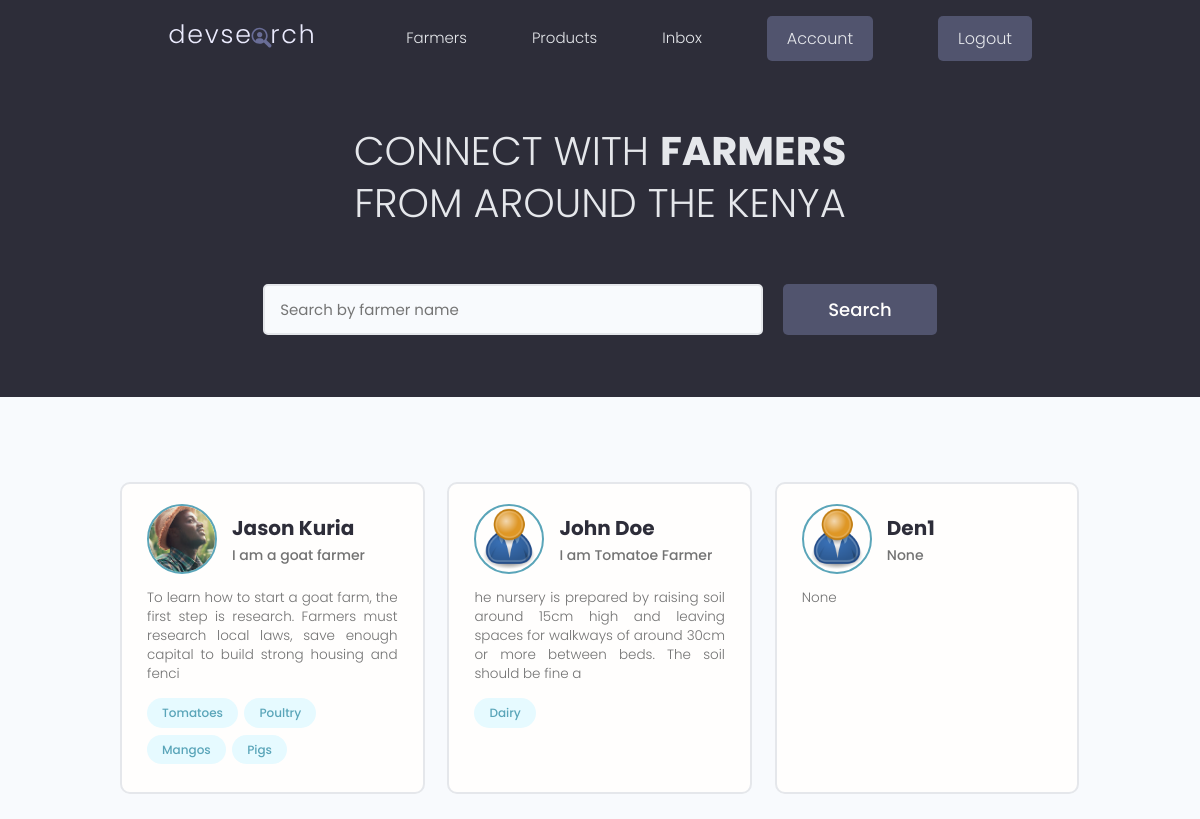
Before: / (signed in) with the older database file.
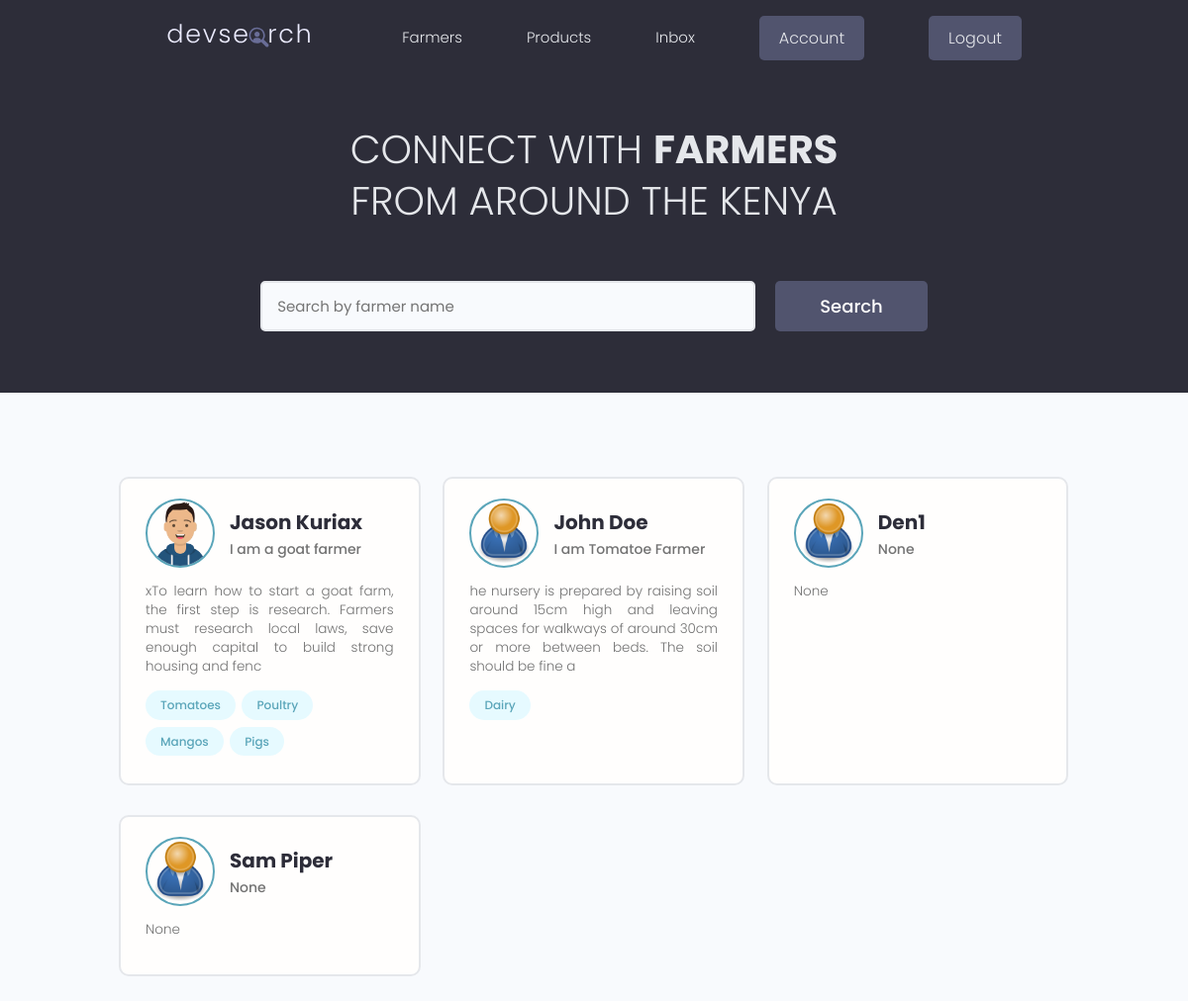
After: the same page with the newer database file.
### users/models.py (models this page shows, shortened)
class Profile(models.Model):
    user = models.OneToOneField(
        User,
        on_delete=models.CASCADE,
        null=True, blank=True
    )
    name = models.CharField(max_length=200, null=True, blank=True)
    email = models.EmailField(max_length=500, null=True, blank=True)
    username = models.CharField(max_length=200, null=True, blank=True)
    short_intro = models.CharField(max_length=200, blank=True, null=True)
    bio = models.TextField(null=True, blank=True)
    profile_image = models.ImageField(
        null=True, blank=True,
        upload_to='profiles/',
        default='profiles/user-default.png'
    )
    county = models.ForeignKey(
        'products.County',    # referencing County from products app
        on_delete=models.SET_NULL,
        null=True, blank=True
    )
    specialities = models.ManyToManyField('Speciality', blank=True)
    phone = models.CharField(max_length=20, null=True, blank=True)
    whatsapp_link = models.CharField(max_length=500, null=True, blank=True)
    website = models.CharField(max_length=500, null=True, blank=True)
    social_twitter = models.CharField(max_length=200, null=True, blank=True)
    youtube = models.CharField(max_length=200, null=True, blank=True)
    created = models.DateTimeField(auto_now_add=True)
    id = models.UUIDField(
        default=uuid.uuid4, unique=True,
        primary_key=True, editable=False
    )

class Speciality(models.Model):
    owner = models.ForeignKey(
        Profile,
        on_delete=models.CASCADE,
        null=True, blank=True
    )
    name = models.CharField(max_length=200, blank=True, null=True)
    description = models.TextField(null=True, blank=True)
    created = models.DateTimeField(auto_now_add=True)
    id = models.UUIDField(
        default=uuid.uuid4, unique=True,
        primary_key=True, editable=False
    )
    def __str__(self):
        return self.name

### users/views.py (the view)
# urls.py: path('', views.profiles, name='profiles'),
def profiles(request):
    profiles = Profile.objects.all()
    context = {'profiles': profiles}
    return render(request, 'users/profiles.html', context)

### users/templates/users/profiles.html (shortened to what this page needs)
{% extends 'main.html' %}
{% block content %}
  <main class="home">
    <section class="hero-section text-center">
      <div class="container container--narrow">
        <div class="hero-section__box">
          <h2>CONNECT WITH <span>FARMERS</span></h2>
          <h2>FROM AROUND THE KENYA</h2>
        </div>
        <div class="hero-section__search">
          <form class="form" action="#" method="get">
            <div class="form__field">
              <input class="input input--text" id="formInput#search" type="text" name="text"
                placeholder="Search by farmer name" />
            </div>
            <input class="btn btn--sub btn--lg" type="submit" value="Search" />
          </form>
        </div>
      </div>
    </section>
    <section class="devlist">
      <div class="container">
        <div class="grid grid--three">
          {% for profile in profiles %}
          <div class="column card">
            <div class="dev">
              <a href="{% url 'user_profile' profile.id %}" class="card__body">
                <div class="dev__profile">
                  <img class="avatar avatar--md" src="{{ profile.profile_image.url }}" alt="image" />
                  <div class="dev__meta">
                    <h3>{{profile.name}}</h3>
                    <h5>{{profile.short_intro|slice:"150"}}</h5>
                  </div>
                </div>
                <p class="dev__info">{{profile.bio|slice:"150"}}</p>
                <div class="dev__skills">
                  {% for speciality in profile.speciality_set.all|slice:"5" %}
                  <span class="tag tag--pill tag--main">
                    <small>{{speciality}}</small>
                  </span>
                  {% endfor %}
                </div>
              </a>
            </div>
          </div>
          {% endfor %}
        </div>
      </div>
    </section>
  </main>
{% endblock content %}

Changed rows visible on the page:
changed Profile "I am a goat farmer": profile_image: a different picture; name "Jason Kuria" → "Jason Kuriax"; bio "To learn how to start a goat farm, the first step is research. Farmers must research local laws, save enough capital to build strong housing and fenci" → "xTo learn how to start a goat farm, the first step is research. Farmers must research local laws, save enough capital to build strong housing and fenc"
added Profile: profile_image (placeholder picture), name "Sam Piper", short_intro "None", bio "None"
